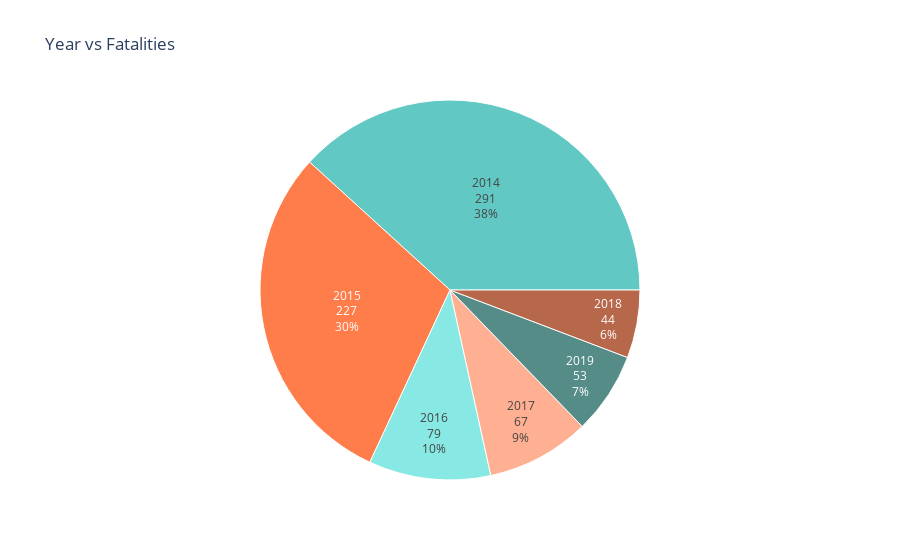

Notebook code for this chart:
### Code cell
fig = xp.sunburst(demo, path=['Year'], values='No. of Fatal',
                  color_discrete_sequence=['lightseagreen', 'orangered'], title='Year vs Fatalities')
fig.data[0].textinfo = 'label+text+value+percent root'
fig.show()

### Figure 1 — Plotly figure (JSON) as saved in the notebook; plotly's stock layout.template omitted (floating-point values rounded to 4 significant figures)
{"data": [{"hovertemplate": "labels=%{label}<br>No. of Fatal=%{value}<br>parent=%{parent}<br>id=%{id}<extra></extra>", "domain": {"y": [0, 1], "x": [0, 1]}, "name": "", "values": [291, 227, 79, 67, 44, 53], "labels": ["2014", "2015", "2016", "2017", "2018", "2019"], "ids": ["2014", "2015", "2016", "2017", "2018", "2019"], "branchvalues": "total", "parents": ["", "", "", "", "", ""], "textinfo": "label+text+value+percent root", "type": "sunburst"}], "layout": {"title": {"text": "Year vs Fatalities"}, "legend": {"tracegroupgap": 0}, "sunburstcolorway": ["lightseagreen", "orangered"]}}
